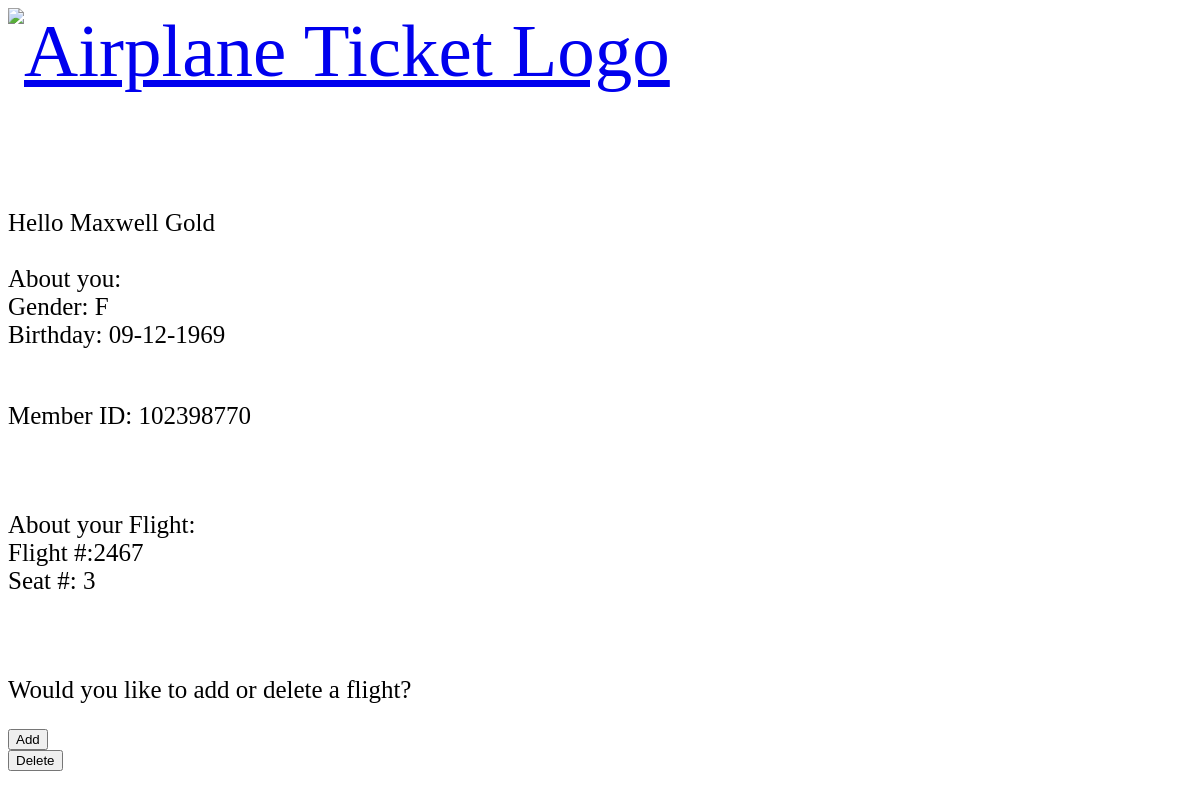
Page /search_passenger.php?LastName=Gold on the committed database.
### tables this page shows
CREATE TABLE `passenger` (
  `MemberID` int(9) NOT NULL,
  `FirstName` varchar(50) DEFAULT NULL,
  `LastName` varchar(50) DEFAULT NULL,
  `Gender` char(1) DEFAULT NULL,
  `BirthDate` varchar(10) DEFAULT NULL
);

CREATE TABLE `passengerticket` (
  `FlightNo` int(5) NOT NULL,
  `MemberID` int(9) NOT NULL,
  `SeatNo` int(2) DEFAULT NULL
);

### search_passenger.php (the view, shortened to what this page needs)
<!doctype html>
<html>
<head>
	<link rel="stylesheet" href="style.css">
</head>
<body>
	<header>
        <a href="index.php"><img src="flight_checkah.png" alt="Airplane Ticket Logo" style="width:500px;"></img></a>
	</header>
	<br>
	<br>
	<br>
	<br>
	<br>
<?php
	include "connect.php";
	$passenger = $_GET["LastName"];
	$passengerInfo = "SELECT FirstName, LastName, Gender, BirthDate, MemberID FROM passenger WHERE LastName LIKE '%$passenger%'";
	$result = $conn->query($passengerInfo);
	if ($result->num_rows > 0) {
	    while($row = $result->fetch_assoc()) {
		    echo "<p>Hello " . $row["FirstName"]. " " . $row["LastName"].
            " <br><br> About you: <br> Gender: " . $row["Gender"]. "<br> Birthday: " . $row["BirthDate"] . "</p>";
            $memberID = "SELECT MemberID FROM passenger WHERE LastName LIKE '%$passenger%'";
            $result = $conn->query($memberID);
            if ($result->num_rows > 0) {
                while($row = $result->fetch_assoc()) {
                    echo "<p><br>Member ID: " . $row["MemberID"] ."</p>";
                    $ID = $row['MemberID'];
                }
            }
            $flightNo = "SELECT FlightNo, SeatNo FROM passengerticket WHERE MemberID LIKE '%$ID%'";
            $result = $conn->query($flightNo);
            if ($result->num_rows > 0) {
                while($row = $result->fetch_assoc()) {
                    echo "<p><br><br>About your Flight: <br>Flight #:"
                    . $row["FlightNo"]. "<br>Seat #: " . $row["SeatNo"] . "</p>";
                }
            }
            echo " <p><br><br>Would you like to add or delete a flight?</p>";
	    }
	}
?>
<form method="post">
    <input type="submit" name="confirm" value="Add"><br/>
    <input type="submit" name="confirm" value="Delete"><br/>
</form>
</body>
</html>

### style.css (style rules this page uses)
body { background-color: white; font-family:"sans-serif"; color: black; }
header { font-size: 75px; }
p { font-size: 25px; }

### rows in the picture
passenger: FirstName "Maxwell", LastName "Gold", Gender "F", BirthDate "09-12-1969", MemberID "102398770"
passengerticket: FlightNo "2467", SeatNo "3"
